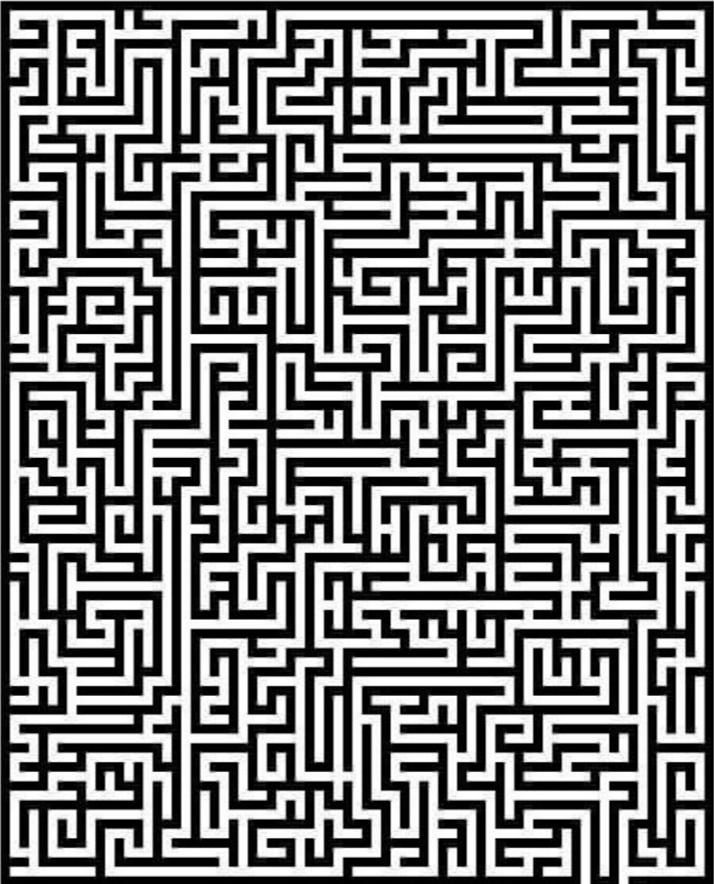
#> input picture maze.png, 714 x 884 px
$ python maze.py maze.png out.png
#> lines starting #> are read from the running program, lines starting #| are printed output that depends on the picture; after the words box and inside, x2 and y2 are one past the last pixel; in counts of white or black regions, pixels touching at a corner belong together
#!/usr/bin/env python3
# -*- coding: utf-8 -*-

import sys
import numpy
import PIL.Image

class MazeError(Exception):
    def __init__(self, msg):
        self.message = msg

class Maze:
    grey = 127

    def __init__(self, filename, factor):
        image = PIL.Image.open(filename) \
                     .convert('L')   \
                     .point(lambda p: 255 if p > 128 else 0)
        w, h = image.size
        image = image.resize((w//factor, h//factor), PIL.Image.NEAREST)
        self.array = numpy.array(image, dtype=numpy.uint8)
        self.factor = factor

    # Display the image, un-resizing it
    def show(self):
        self.image().show()

    def image(self):
        image = PIL.Image.fromarray(self.array, mode='L')
        w, h = image.size
        return image.resize((w*self.factor, h*self.factor), PIL.Image.NEAREST)

    def save(self, filename, format):
        self.image().save(filename, format)

    # Returns pixels adjacent to the given tuple
    def getadjacent(self, n):
        x, y = n
        res = []
        if x > 0:
            res.append((x-1, y))
        if x < self.array.shape[0] - 1:
            res.append((x+1, y))
        if y > 0:
            res.append((x, y-1))
        if y < self.array.shape[1] - 1:
            res.append((x, y+1))
        return res

    # This assumes the bottom row has start+end as the only white spots
    # Ignores the corners (2 pixels from each side)
    def find_start_end(self):
        skip = False
        start, end = None, None
        w = self.array.shape[0]
        for i in range(2, self.array.shape[1]-2):
            if self.array[w-1, i] == 255:
                if skip == True:
                    continue
                if start == None:
                    start = i
                    skip = True
                    continue
                if end == None:
                    end = i
                    skip  = True
                    break
            else:
                skip = False
        if start == None or end == None          \
                or self.array[w-1, start] != 255 \
                or self.array[w-1, end] != 255:
            raise MazeError('Could not find valid start/end positions')
        return (w-1, start), (w-1, end)

    # Perform a standard BFS
    def bfs(self, start, end):
        q = []
        q.append([start])

        while len(q) != 0:
            path = q.pop(0)
            pixel = path[-1]
            if pixel == end:
                return path
            for adjacent in self.getadjacent(pixel):
                x, y = adjacent
                if self.array[x, y] == 255:
                    self.array[x, y] = self.grey
                    new_path = path.copy()
                    new_path.append(adjacent)
                    q.append(new_path)
        raise MazeError('bfs() could not find an answer')

    def color_result(self, path):
        for pixel in path:
            for adjacent in self.getadjacent(pixel):
                if self.array[adjacent] == self.grey:
                    self.array[adjacent] = 254
            if self.array[adjacent] == self.grey:
                self.array[adjacent] = 254
        white_to_grey = numpy.vectorize(lambda p: self.grey if p == 255 else p)
        self.array = white_to_grey(self.array)

def main():
    assert len(sys.argv) > 1
    m = Maze(sys.argv[1], 4)
#> in __init__, `image = PIL.Image.open(filename) \ .convert('L')   \ .point(lambda p: ..`:
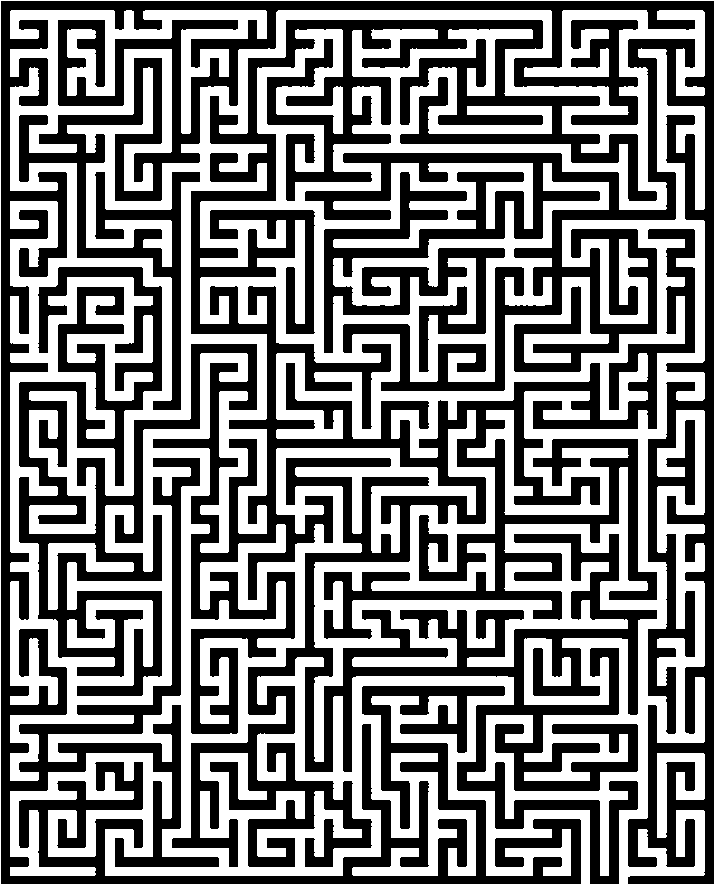
#> image: PIL image 714x884 L; 49.3% white; 4 white regions, box (x1, y1, x2, y2) and area: (10, 10, 705, 884) 306230, (657, 753, 705, 838) 1910, (48, 543, 134, 610) 1611, (0, 0, 714, 884) 1597
#> in __init__, `image = image.resize((w//factor, h//factor), PIL.Image.NEAREST)`:
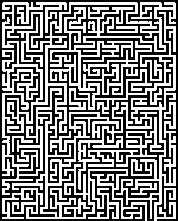
#> image: PIL image 178x221 L; 50.2% white; 2 black regions, box (x1, y1, x2, y2) and area: (5, 5, 173, 221) 10334, (0, 0, 178, 221) 9259

    start, end = m.find_start_end()
#> after the loop in find_start_end, `for i in range(2, self.array.shape[1]-2):`: end = 154; start = 145
#> start = (220, 145); end = (220, 154)
    path = m.bfs(start, end)
#> the loop in bfs, `while len(q) != 0:` made 17364 passes
#> after the loop in bfs, `while len(q) != 0:`:
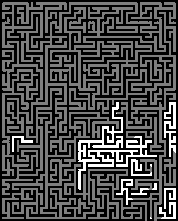
#> self.array: shape (221, 178); min 0, max 255, mean 71.4
#> after the loop in bfs, `while len(q) != 0:`: q = 21 items
#> path = 1494 pairs, first value 4 to 220, second value 4 to 173
    m.color_result(path)
#> the loop in color_result, `for pixel in path:` made 1494 passes
#> after the loop in color_result, `for pixel in path:`:
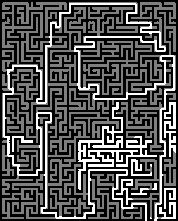
#> self.array: shape (221, 178); 7.88% of pixels changed, all inside (x1, y1, x2, y2) = (3, 3, 175, 221)
#> in color_result, `self.array = white_to_grey(self.array)`:
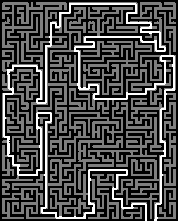
#> self.array: shape (221, 178); min 0, max 254, mean 73.7

    if len(sys.argv) > 2:
        m.save(sys.argv[2], 'PNG')
#> in image, `return image.resize((w*self.factor, h*self.factor), PIL.Image.NEAREST)`:
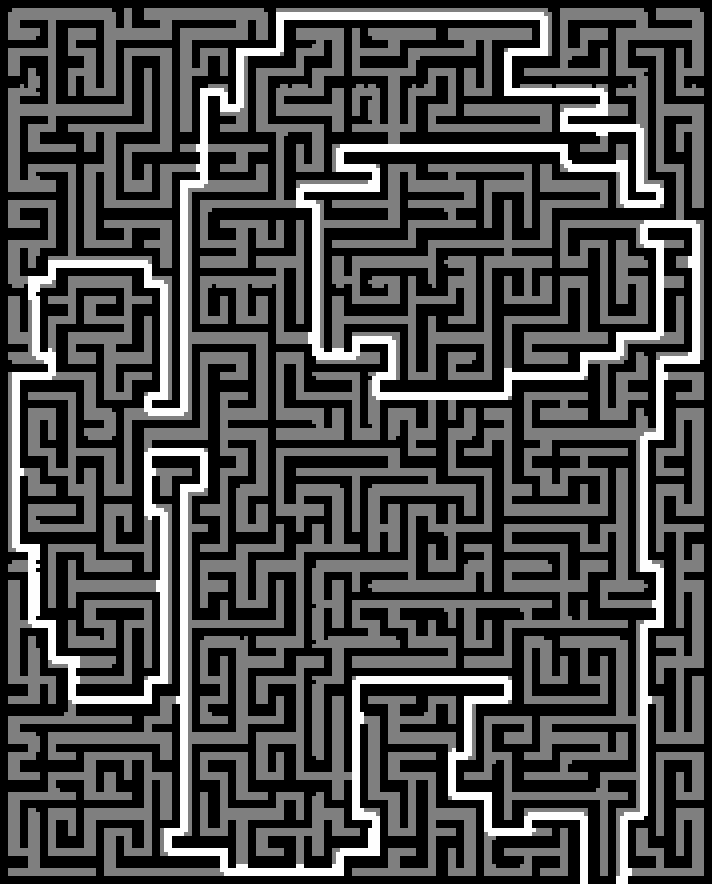
#> returned value: PIL image 712x884 L; min 0, max 254, mean 73.7
    m.show()

if __name__ == '__main__':
    main()
